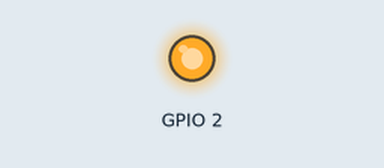
Simulated run of this sketch. Board: ESP8266 (NodeMCU). Parts: output pins drawn as LEDs (lit = HIGH). WiFi joins after 1.5 s; servers stay silent unless stated.

Above: at 1.0 s.
At 3.1 s:
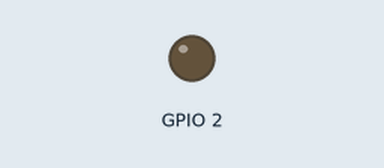
Timing chart, 0 to 5.6 s (numbered marks = the images above):
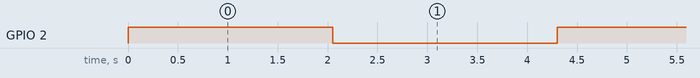

Measured:
- by itself, GPIO 2: alternates HIGH for 2.1 s and LOW for 2.3 s
- by itself, everything shown: repeats every 8.6 s, in 4 steps

The sketch:

ota_test.ino
```cpp
#include <Arduino.h>
#include <ESP8266httpUpdate.h>

void update();
void setup()
{
  // put your setup code here, to run once:
  pinMode(2, OUTPUT);
  WiFi.begin("hcn sar 03212323255", "humayunsj789");
}

uint32_t updateCounter = 0;

void loop()
{
  // put your main code here, to run repeatedly:
  digitalWrite(2, 1);
  delay(2050);
  digitalWrite(2, 0);
  delay(2250);

  if (WiFi.status() == WL_CONNECTED)
  {
    updateCounter++;
    if (updateCounter > 20)
    {
      updateCounter = 0;
      update();
    }
  }
}

void update()
{
  String url = "http://otadrive.com/deviceapi/update?";
  url += "k=7a1e88e2-68bf-45ec-a153-fa792c514e3f";
  url += "&v=1.0.0.1";
  url += "&s=" + String(ESP.getChipId());

  WiFiClient client;
  ESPhttpUpdate.update(client, url, "1.0.0.2");
}
```
